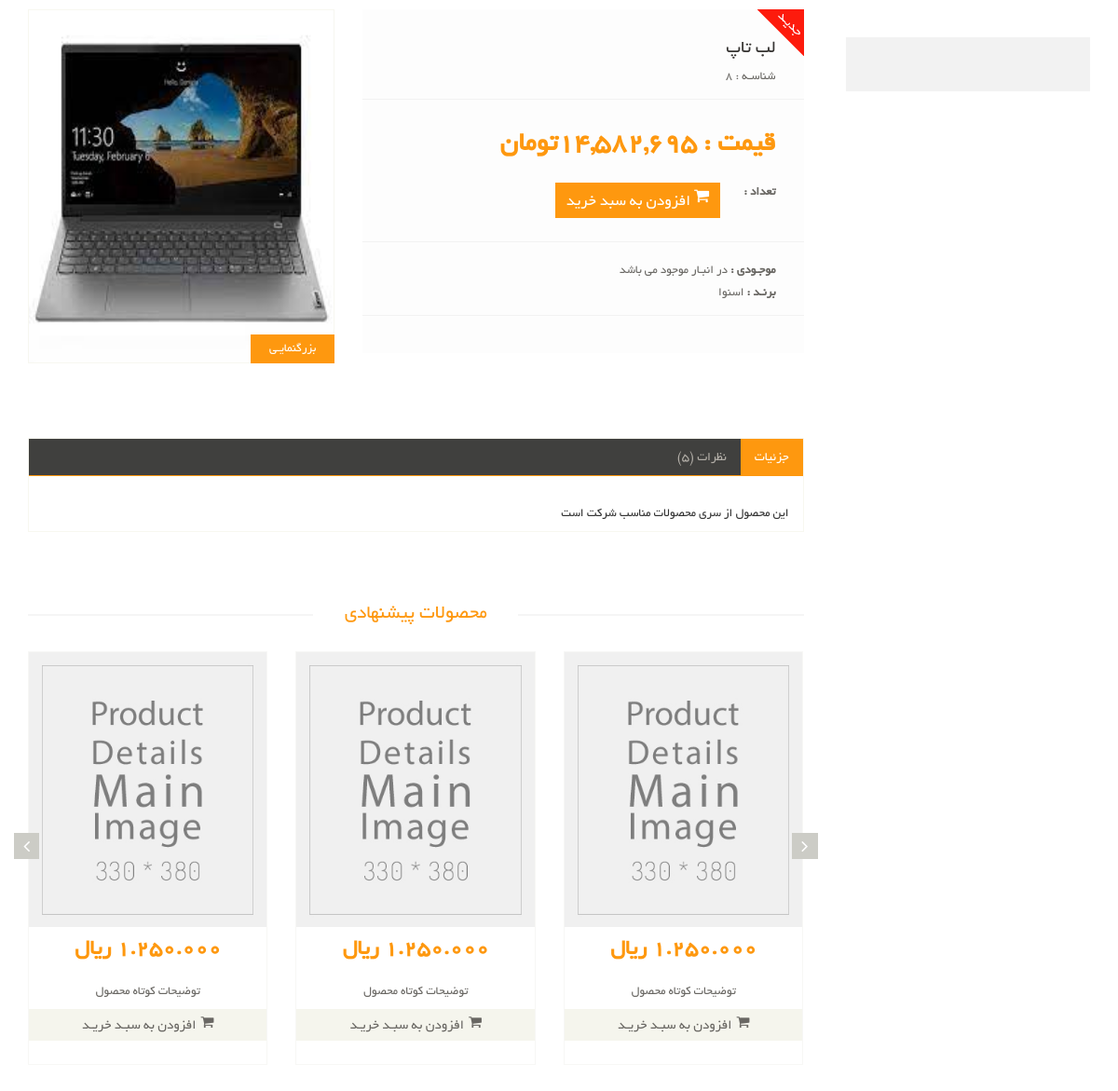
The app's page /products/lop, older data.
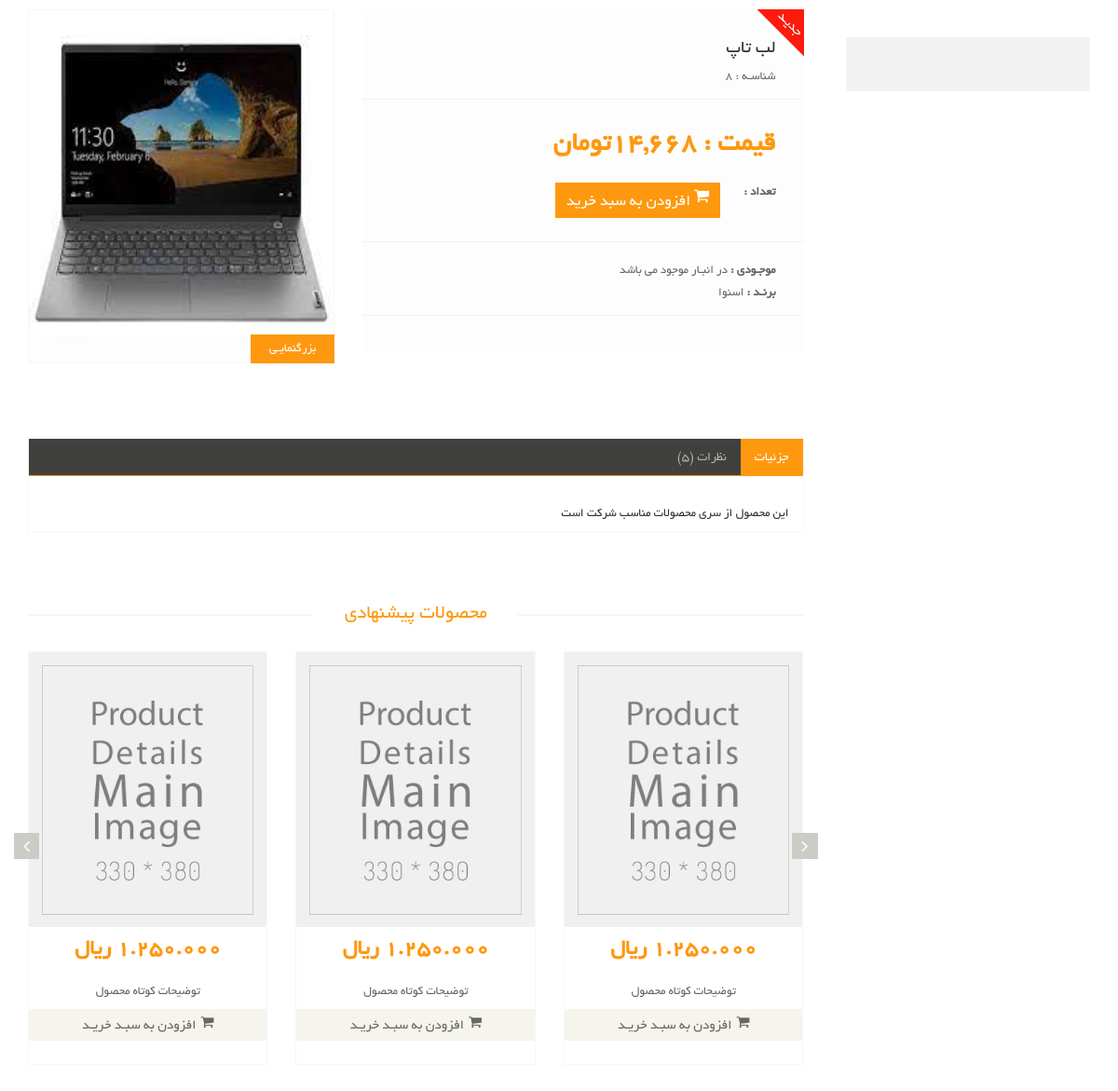
The same page, newer data.
### product/models.py (models this page shows, shortened)
class Product(models.Model):
    title = models.CharField(max_length=100, verbose_name='عنوان محصول')
    category = models.ManyToManyField(
        ProductCategory,
        related_name='product_categories',
        verbose_name='دسته بندی ها')
    image = models.ImageField(upload_to='images/products', null=True, blank=True, verbose_name='تصویر محصول')
    brand = models.ForeignKey(
                ProductBrand,
                on_delete=models.CASCADE,
                verbose_name='برند',
                null=True, blank=True
    )
    price = models.IntegerField(verbose_name='قیمت')
    short_description = models.TextField(
        null=True, db_index=True, verbose_name='توضیح کوتاه')
    description = models.TextField(
        null=True,  db_index=True, verbose_name='توضیح اصلی')
    is_active = models.BooleanField(
        default=False, verbose_name='فعال / غیر فعال')
    slug = models.SlugField(
        default='',
        null=False,
        db_index=True,
        blank=True,
        max_length=255,
        unique=True,
        verbose_name='عنوان در url'
    )
    is_delete = models.BooleanField(verbose_name='حذف شده / نشده')
    class Meta:
        verbose_name = ' محصول'
        verbose_name_plural = '  محصول ها'

class ProductBrand(models.Model):
    title = models.CharField(
        max_length=300, verbose_name='نام برند', db_index=True)
    url_title = models.CharField(max_length=300, verbose_name='نام در url', db_index=True)
    is_active = models.BooleanField(verbose_name='فعال / غیر فعال')
    class Meta:
        verbose_name = 'برند'
        verbose_name_plural = 'برند ها'

### product/views.py (the view)
# urls.py: path('<slug:slug>', views.ProductDetailView.as_view(), name='product-detail'),
class ProductDetailView(DetailView):
    template_name = 'product/product_detail.html'
    model = Product
    def get_context_data(self, **kwargs):
        context = super().get_context_data(**kwargs)
        loaded_product = self.object
        request = self.request
        favorite_product_id = request.session.get("product_favorites")
        context["is_favorite"] = favorite_product_id == str(loaded_product.id)
        context['banners'] = SiteBanner.objects.filter(is_active=True, position__iexact=SiteBanner.SiteBannerPosition.product_detail)
        context['product_galleries_group'] = group_list(list( ProductGallery.objects.filter(product_id=loaded_product.id).all()), 3)
        user_ip = get_client_ip(self.request)
        user_id = None
        if self.request.user.is_authenticated:
            user_id = self.request.user.id
        has_been_visited = ProductVisit.objects.filter(ip__iexact=user_ip, product_id=loaded_product.id).exists()
        if not has_been_visited:
            new_visit = ProductVisit(ip=user_ip, user_id=user_id, product_id=loaded_product.id)
            new_visit.save()
        return context

### polls/templatetags/poll_extras.py (called while the page is built)
@register.filter(name='three_digit_currency')
def three_digit_currency(value:int):
    return '{:,}'.format(value) + 'تومان'

### utils/convertors.py (called while the page is built)
def group_list(custom_list, size=4):
    grouped_list = []
    for i in range(0, len(custom_list), size):
        grouped_list.append(custom_list[i:i + size])
    return grouped_list

### utils/http_service.py (called while the page is built)
def get_client_ip(request: HttpRequest):
    x_forwarded_for = request.META.get('HTTP_X_FORWARDED_FOR')
    if x_forwarded_for:
        ip = x_forwarded_for.split('')[0]
    else:
        ip = request.META.get('REMOTE_ADDR')
    return ip

### product/templates/product/product_detail.html (shortened to what the changed rows need)
{% extends 'shared/_layout.html' %}
{% load render_partial %}
{% load poll_extras %}
{% block content %}
<section>
    <div class="container">
        <div class="row">
            <div class="col-sm-9 padding-right">
                <div class="product-details">
                    <div class="col-sm-5">
                        <div class="view-product">
                            {% if product.image %}
                                <img src="{{product.image.url}}" alt="">
                            {% else %}
                                <img src="/static/images/product-details/1.jpg" alt="">
                            {% endif %}
                            <h3>بزرگنمایـی</h3>
                        </div>
                    </div>
                    <div class="col-sm-7">
                        <div class="product-information">
                            <div>
                                <h2> {{product.title}}</h2>
                                <p>شناسـه : {{product.id}}</p>
                            </div>
                            <div>
                                <span>
                                    <span>قیمت : {{product.price | three_digit_currency }} </span>
                                </span>
                            </div>
                            <div>
                                <p><b>موجـودی :</b> در انبـار موجود می باشد</p>
                                {% if product.brand %}
                                    <p><b>برنـد :</b> {{product.brand.title}} </p>
                                {% endif %}
                            </div>
                        </div>
                    </div>
                </div>
                <div class="category-tab shop-details-tab">
                    <div class="tab-content">
                        <div class="tab-pane fade active in" id="details">
                            <div class="col-md-12">
                                {{ product.description | safe }}
                            </div>
                        </div>
                    </div>
                </div>
                <div class="recommended_items">
                    <h2 class="title text-center">محصولات پیشنهادی</h2>
                    <div id="recommended-item-carousel" class="carousel slide" data-ride="carousel">
                        <div class="carousel-inner">
                            <div class="item active">
                                <div class="col-sm-4">
                                    <div class="product-image-wrapper">
                                        <div class="single-products">
                                            <div class="productinfo text-center">
                                                <h2>1.250.000 ريال</h2>
                                            </div>
                                        </div>
                                    </div>
                                </div>
                                <div class="col-sm-4">
                                    <div class="product-image-wrapper">
                                        <div class="single-products">
                                            <div class="productinfo text-center">
                                                <h2>1.250.000 ريال</h2>
                                            </div>
                                        </div>
                                    </div>
                                </div>
                                <div class="col-sm-4">
                                    <div class="product-image-wrapper">
                                        <div class="single-products">
                                            <div class="productinfo text-center">
                                                <h2>1.250.000 ريال</h2>
                                            </div>
                                        </div>
                                    </div>
                                </div>
                            </div>
                        </div>
                    </div>
                </div>
            </div>
        </div>
    </div>
</section>
{% endblock %}

Row changes from the older to the newer data that the page shows:
changed Product "لب تاپ": price|three_digit_currency "14,582,695تومان" → "14,668تومان"
